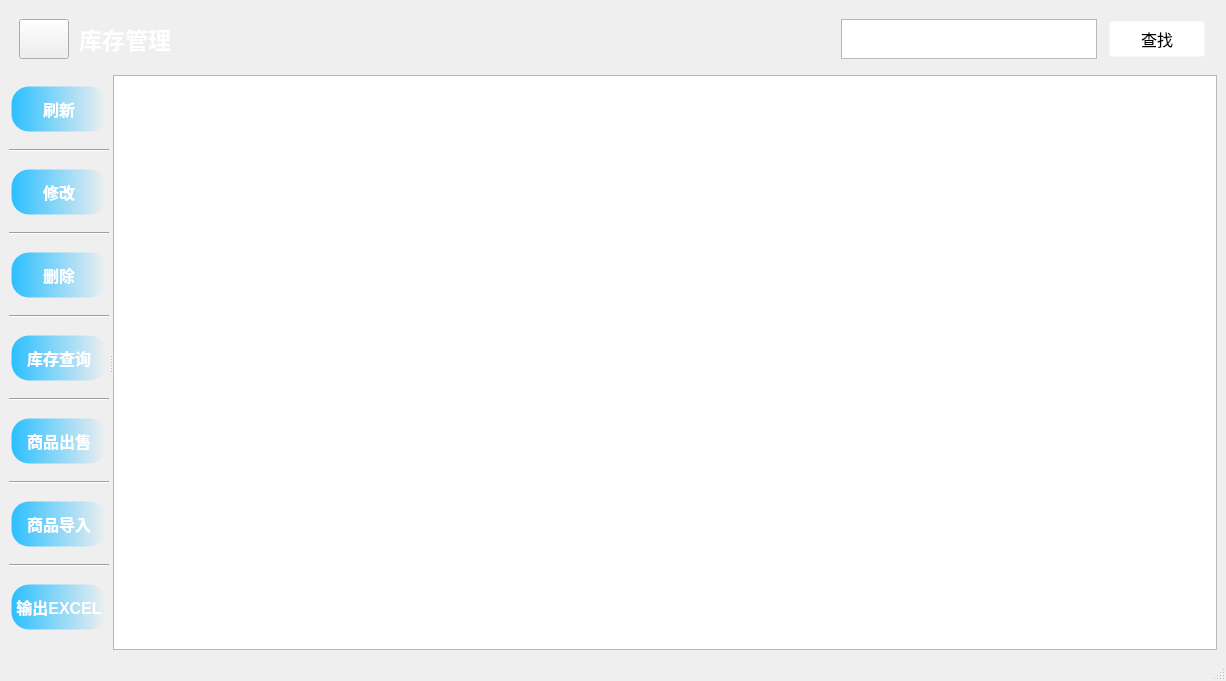
<?xml version="1.0" encoding="UTF-8"?>
<ui version="4.0">
 <class>supply_system</class>
 <widget class="QMainWindow" name="supply_system">
  <property name="geometry">
   <rect>
    <x>0</x>
    <y>0</y>
    <width>1226</width>
    <height>681</height>
   </rect>
  </property>
  <property name="windowTitle">
   <string>MainWindow</string>
  </property>
  <property name="styleSheet">
   <string notr="true">QMainWindow{
	
	border-image: url(:/new/prefix1/b4.jpg);
}</string>
  </property>
  <widget class="QWidget" name="centralwidget">
   <layout class="QVBoxLayout" name="verticalLayout_2">
    <item>
     <layout class="QHBoxLayout" name="horizontalLayout_2">
      <property name="spacing">
       <number>10</number>
      </property>
      <property name="leftMargin">
       <number>10</number>
      </property>
      <property name="topMargin">
       <number>10</number>
      </property>
      <property name="rightMargin">
       <number>10</number>
      </property>
      <property name="bottomMargin">
       <number>10</number>
      </property>
      <item>
       <widget class="QPushButton" name="pushButton">
        <property name="sizePolicy">
         <sizepolicy hsizetype="Expanding" vsizetype="Fixed">
          <horstretch>0</horstretch>
          <verstretch>0</verstretch>
         </sizepolicy>
        </property>
        <property name="minimumSize">
         <size>
          <width>0</width>
          <height>40</height>
         </size>
        </property>
        <property name="maximumSize">
         <size>
          <width>50</width>
          <height>16777215</height>
         </size>
        </property>
        <property name="styleSheet">
         <string notr="true">border-image: url(:/new/prefix1/back.png);</string>
        </property>
        <property name="text">
         <string/>
        </property>
       </widget>
      </item>
      <item>
       <widget class="QLabel" name="label">
        <property name="font">
         <font>
          <family>Microsoft YaHei UI</family>
          <pointsize>17</pointsize>
          <weight>75</weight>
          <bold>true</bold>
         </font>
        </property>
        <property name="styleSheet">
         <string notr="true">color: rgb(255, 255, 255);</string>
        </property>
        <property name="text">
         <string>库存管理</string>
        </property>
       </widget>
      </item>
      <item>
       <spacer name="horizontalSpacer">
        <property name="orientation">
         <enum>Qt::Horizontal</enum>
        </property>
        <property name="sizeHint" stdset="0">
         <size>
          <width>40</width>
          <height>20</height>
         </size>
        </property>
       </spacer>
      </item>
      <item>
       <widget class="QTextEdit" name="textEdit">
        <property name="sizePolicy">
         <sizepolicy hsizetype="Minimum" vsizetype="Minimum">
          <horstretch>0</horstretch>
          <verstretch>0</verstretch>
         </sizepolicy>
        </property>
        <property name="minimumSize">
         <size>
          <width>0</width>
          <height>40</height>
         </size>
        </property>
        <property name="maximumSize">
         <size>
          <width>16777215</width>
          <height>50</height>
         </size>
        </property>
        <property name="font">
         <font>
          <family>Microsoft YaHei UI</family>
          <pointsize>15</pointsize>
         </font>
        </property>
       </widget>
      </item>
      <item>
       <widget class="QPushButton" name="pushButton_2">
        <property name="minimumSize">
         <size>
          <width>100</width>
          <height>40</height>
         </size>
        </property>
        <property name="font">
         <font>
          <family>Microsoft YaHei UI</family>
          <pointsize>12</pointsize>
         </font>
        </property>
        <property name="styleSheet">
         <string notr="true">QPushButton{

background-color:#ffffff;
border:5px solid #00000000;
border-radius: 5px;   
}
QPushButton:hover{
background-color:#E1E1E1;
border-bottom-color:#C4E06F;
}
QPushButton:pressed{
background-color:#E1E1E1;
border-bottom-color:#287E7D;
}</string>
        </property>
        <property name="text">
         <string>查找</string>
        </property>
       </widget>
      </item>
     </layout>
    </item>
    <item>
     <widget class="QSplitter" name="splitter">
      <property name="sizePolicy">
       <sizepolicy hsizetype="Preferred" vsizetype="Expanding">
        <horstretch>3</horstretch>
        <verstretch>0</verstretch>
       </sizepolicy>
      </property>
      <property name="maximumSize">
       <size>
        <width>16777215</width>
        <height>16777215</height>
       </size>
      </property>
      <property name="sizeIncrement">
       <size>
        <width>0</width>
        <height>0</height>
       </size>
      </property>
      <property name="baseSize">
       <size>
        <width>500</width>
        <height>0</height>
       </size>
      </property>
      <property name="orientation">
       <enum>Qt::Horizontal</enum>
      </property>
      <widget class="QWidget" name="layoutWidget">
       <layout class="QVBoxLayout" name="verticalLayout">
        <item>
         <widget class="QPushButton" name="pushButton_9">
          <property name="minimumSize">
           <size>
            <width>100</width>
            <height>50</height>
           </size>
          </property>
          <property name="font">
           <font>
            <family>Microsoft YaHei UI</family>
            <pointsize>12</pointsize>
            <weight>75</weight>
            <bold>true</bold>
           </font>
          </property>
          <property name="styleSheet">
           <string notr="true">QPushButton{
	
	
	
	background-color: qlineargradient(spread:pad, x1:0, y1:0, x2:1, y2:0, stop:0 rgba(43, 191, 255, 255), stop:1 rgba(255, 255, 255,0));
border:5px solid #00000000;
border-radius: 20px;   
	
	color: rgb(255, 255, 255);
}
QPushButton:hover{
background-color: qlineargradient(spread:pad, x1:0, y1:0, x2:1, y2:0, stop:0 rgba(169, 82, 255, 255), stop:1 rgba(255, 255, 255,0));

}
QPushButton:pressed{
background-color: qlineargradient(spread:pad, x1:0, y1:0, x2:1, y2:0, stop:0 rgba(
137, 16, 197, 255), stop:1 rgba(255, 255, 255,0));
}</string>
          </property>
          <property name="text">
           <string>刷新</string>
          </property>
         </widget>
        </item>
        <item>
         <widget class="Line" name="line_6">
          <property name="orientation">
           <enum>Qt::Horizontal</enum>
          </property>
         </widget>
        </item>
        <item>
         <widget class="QPushButton" name="pushButton_3">
          <property name="minimumSize">
           <size>
            <width>100</width>
            <height>50</height>
           </size>
          </property>
          <property name="font">
           <font>
            <family>Microsoft YaHei UI</family>
            <pointsize>12</pointsize>
            <weight>75</weight>
            <bold>true</bold>
           </font>
          </property>
          <property name="styleSheet">
           <string notr="true">QPushButton{
	
	
	
	background-color: qlineargradient(spread:pad, x1:0, y1:0, x2:1, y2:0, stop:0 rgba(43, 191, 255, 255), stop:1 rgba(255, 255, 255,0));
border:5px solid #00000000;
border-radius: 20px;   
	
	color: rgb(255, 255, 255);
}
QPushButton:hover{
background-color: qlineargradient(spread:pad, x1:0, y1:0, x2:1, y2:0, stop:0 rgba(169, 82, 255, 255), stop:1 rgba(255, 255, 255,0));

}
QPushButton:pressed{
background-color: qlineargradient(spread:pad, x1:0, y1:0, x2:1, y2:0, stop:0 rgba(
137, 16, 197, 255), stop:1 rgba(255, 255, 255,0));
}</string>
          </property>
          <property name="text">
           <string>修改</string>
          </property>
         </widget>
        </item>
        <item>
         <widget class="Line" name="line">
          <property name="orientation">
           <enum>Qt::Horizontal</enum>
          </property>
         </widget>
        </item>
        <item>
         <widget class="QPushButton" name="pushButton_4">
          <property name="minimumSize">
           <size>
            <width>100</width>
            <height>50</height>
           </size>
          </property>
          <property name="font">
           <font>
            <family>Microsoft YaHei UI</family>
            <pointsize>12</pointsize>
            <weight>75</weight>
            <bold>true</bold>
           </font>
          </property>
          <property name="styleSheet">
           <string notr="true">QPushButton{
	
	
	
	background-color: qlineargradient(spread:pad, x1:0, y1:0, x2:1, y2:0, stop:0 rgba(43, 191, 255, 255), stop:1 rgba(255, 255, 255,0));
border:5px solid #00000000;
border-radius: 20px;   
	
	color: rgb(255, 255, 255);
}
QPushButton:hover{
background-color: qlineargradient(spread:pad, x1:0, y1:0, x2:1, y2:0, stop:0 rgba(169, 82, 255, 255), stop:1 rgba(255, 255, 255,0));

}
QPushButton:pressed{
background-color: qlineargradient(spread:pad, x1:0, y1:0, x2:1, y2:0, stop:0 rgba(
137, 16, 197, 255), stop:1 rgba(255, 255, 255,0));
}</string>
          </property>
          <property name="text">
           <string>删除</string>
          </property>
         </widget>
        </item>
        <item>
         <widget class="Line" name="line_2">
          <property name="orientation">
           <enum>Qt::Horizontal</enum>
          </property>
         </widget>
        </item>
        <item>
         <widget class="QPushButton" name="pushButton_6">
          <property name="minimumSize">
           <size>
            <width>100</width>
            <height>50</height>
           </size>
          </property>
          <property name="font">
           <font>
            <family>Microsoft YaHei UI</family>
            <pointsize>12</pointsize>
            <weight>75</weight>
            <bold>true</bold>
           </font>
          </property>
          <property name="styleSheet">
           <string notr="true">QPushButton{
	
	
	
	background-color: qlineargradient(spread:pad, x1:0, y1:0, x2:1, y2:0, stop:0 rgba(43, 191, 255, 255), stop:1 rgba(255, 255, 255,0));
border:5px solid #00000000;
border-radius: 20px;   
	
	color: rgb(255, 255, 255);
}
QPushButton:hover{
background-color: qlineargradient(spread:pad, x1:0, y1:0, x2:1, y2:0, stop:0 rgba(169, 82, 255, 255), stop:1 rgba(255, 255, 255,0));

}
QPushButton:pressed{
background-color: qlineargradient(spread:pad, x1:0, y1:0, x2:1, y2:0, stop:0 rgba(
137, 16, 197, 255), stop:1 rgba(255, 255, 255,0));
}</string>
          </property>
          <property name="text">
           <string>库存查询</string>
          </property>
         </widget>
        </item>
        <item>
         <widget class="Line" name="line_3">
          <property name="orientation">
           <enum>Qt::Horizontal</enum>
          </property>
         </widget>
        </item>
        <item>
         <widget class="QPushButton" name="pushButton_7">
          <property name="minimumSize">
           <size>
            <width>100</width>
            <height>50</height>
           </size>
          </property>
          <property name="font">
           <font>
            <family>Microsoft YaHei UI</family>
            <pointsize>12</pointsize>
            <weight>75</weight>
            <bold>true</bold>
           </font>
          </property>
          <property name="styleSheet">
           <string notr="true">QPushButton{
	
	
	
	background-color: qlineargradient(spread:pad, x1:0, y1:0, x2:1, y2:0, stop:0 rgba(43, 191, 255, 255), stop:1 rgba(255, 255, 255,0));
border:5px solid #00000000;
border-radius: 20px;   
	
	color: rgb(255, 255, 255);
}
QPushButton:hover{
background-color: qlineargradient(spread:pad, x1:0, y1:0, x2:1, y2:0, stop:0 rgba(169, 82, 255, 255), stop:1 rgba(255, 255, 255,0));

}
QPushButton:pressed{
background-color: qlineargradient(spread:pad, x1:0, y1:0, x2:1, y2:0, stop:0 rgba(
137, 16, 197, 255), stop:1 rgba(255, 255, 255,0));
}</string>
          </property>
          <property name="text">
           <string>商品出售</string>
          </property>
         </widget>
        </item>
        <item>
         <widget class="Line" name="line_4">
          <property name="orientation">
           <enum>Qt::Horizontal</enum>
          </property>
         </widget>
        </item>
        <item>
         <widget class="QPushButton" name="pushButton_5">
          <property name="minimumSize">
           <size>
            <width>100</width>
            <height>50</height>
           </size>
          </property>
          <property name="font">
           <font>
            <family>Microsoft YaHei UI</family>
            <pointsize>12</pointsize>
            <weight>75</weight>
            <italic>false</italic>
            <bold>true</bold>
            <underline>false</underline>
            <strikeout>false</strikeout>
           </font>
          </property>
          <property name="styleSheet">
           <string notr="true">QPushButton{
	
	
	
	background-color: qlineargradient(spread:pad, x1:0, y1:0, x2:1, y2:0, stop:0 rgba(43, 191, 255, 255), stop:1 rgba(255, 255, 255,0));
border:5px solid #00000000;
border-radius: 20px;   
	
	color: rgb(255, 255, 255);
}
QPushButton:hover{
background-color: qlineargradient(spread:pad, x1:0, y1:0, x2:1, y2:0, stop:0 rgba(169, 82, 255, 255), stop:1 rgba(255, 255, 255,0));

}
QPushButton:pressed{
background-color: qlineargradient(spread:pad, x1:0, y1:0, x2:1, y2:0, stop:0 rgba(
137, 16, 197, 255), stop:1 rgba(255, 255, 255,0));
}</string>
          </property>
          <property name="text">
           <string>商品导入</string>
          </property>
          <property name="flat">
           <bool>false</bool>
          </property>
         </widget>
        </item>
        <item>
         <widget class="Line" name="line_5">
          <property name="orientation">
           <enum>Qt::Horizontal</enum>
          </property>
         </widget>
        </item>
        <item>
         <widget class="QPushButton" name="pushButton_8">
          <property name="minimumSize">
           <size>
            <width>100</width>
            <height>50</height>
           </size>
          </property>
          <property name="font">
           <font>
            <family>Microsoft YaHei UI</family>
            <pointsize>12</pointsize>
            <weight>75</weight>
            <bold>true</bold>
           </font>
          </property>
          <property name="styleSheet">
           <string notr="true">QPushButton{
	
	
	
	background-color: qlineargradient(spread:pad, x1:0, y1:0, x2:1, y2:0, stop:0 rgba(43, 191, 255, 255), stop:1 rgba(255, 255, 255,0));
border:5px solid #00000000;
border-radius: 20px;   
	
	color: rgb(255, 255, 255);
}
QPushButton:hover{
background-color: qlineargradient(spread:pad, x1:0, y1:0, x2:1, y2:0, stop:0 rgba(169, 82, 255, 255), stop:1 rgba(255, 255, 255,0));

}
QPushButton:pressed{
background-color: qlineargradient(spread:pad, x1:0, y1:0, x2:1, y2:0, stop:0 rgba(
137, 16, 197, 255), stop:1 rgba(255, 255, 255,0));
}</string>
          </property>
          <property name="text">
           <string>输出EXCEL</string>
          </property>
         </widget>
        </item>
       </layout>
      </widget>
      <widget class="QTableView" name="tableView">
       <property name="sizePolicy">
        <sizepolicy hsizetype="Expanding" vsizetype="Expanding">
         <horstretch>5</horstretch>
         <verstretch>0</verstretch>
        </sizepolicy>
       </property>
       <property name="minimumSize">
        <size>
         <width>900</width>
         <height>0</height>
        </size>
       </property>
      </widget>
     </widget>
    </item>
   </layout>
  </widget>
  <widget class="QMenuBar" name="menubar">
   <property name="geometry">
    <rect>
     <x>0</x>
     <y>0</y>
     <width>1226</width>
     <height>23</height>
    </rect>
   </property>
  </widget>
  <widget class="QStatusBar" name="statusbar"/>
 </widget>
 <resources/>
 <connections/>
</ui>
